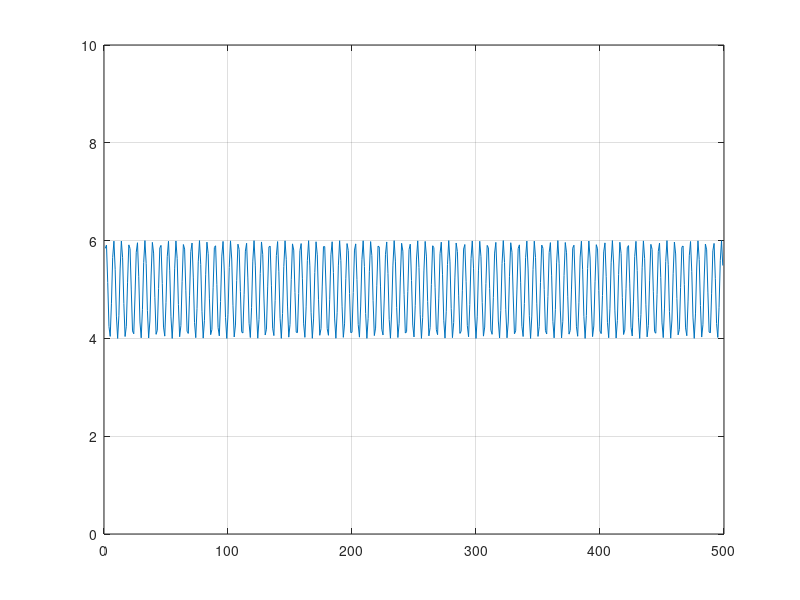

Here is the MATLAB script that generated this plot:
% t = 0 ;
% x = 0 ;
% startSpot = 0;
% interv = 1000 ; % considering 1000 samples
% step = 1 ; % lowering step has a number of cycles and then acquire more data
% while ( t <interv )
%     b = sin(t)+5;
%     x = [ x, b ];
%     plot(x) ;
%       if ((t/step)-500 < 0)
%           startSpot = 0;
%       else
%           startSpot = (t/step)-500;
%       end
%       axis([ startSpot, (t/step+50), 0 , 10 ]);
%       grid
%       t = t + step;
%       drawnow;
%       pause(0.003)
% end
  
fig1 = figure;

t = 1 ;
x = 1:500 ;
y = sin(x)+5;
interv = 500 ; % considering 1000 samples
step = 2 ; % lowering step has a number of cycles and then acquire more data
while ( t <interv )
    xt = x(1:t);
    yt = y(1:t);
    plot(xt,yt) ;
      axis([ 0, 500, 0 , 10 ]);
      grid
      t = t + step;
      drawnow;
      pause(0.002)
end
  
saveas(gcf, '/Users/DoerLBH/Dropbox/git/QianLab_DNA_dynamics/test.png','png');
close gcf;
